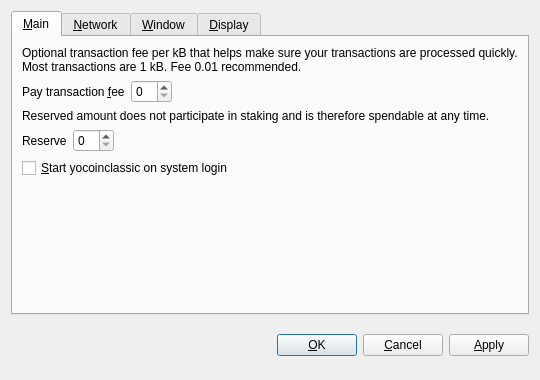
<?xml version="1.0" encoding="UTF-8"?>
<ui version="4.0">
 <class>OptionsDialog</class>
 <widget class="QDialog" name="OptionsDialog">
  <property name="geometry">
   <rect>
    <x>0</x>
    <y>0</y>
    <width>540</width>
    <height>380</height>
   </rect>
  </property>
  <property name="windowTitle">
   <string>Options</string>
  </property>
  <property name="modal">
   <bool>true</bool>
  </property>
  <layout class="QVBoxLayout" name="verticalLayout">
   <item>
    <widget class="QTabWidget" name="tabWidget">
     <property name="tabPosition">
      <enum>QTabWidget::North</enum>
     </property>
     <property name="currentIndex">
      <number>0</number>
     </property>
     <widget class="QWidget" name="tabMain">
      <attribute name="title">
       <string>&amp;Main</string>
      </attribute>
      <layout class="QVBoxLayout" name="verticalLayout_Main">
       <item>
        <widget class="QLabel" name="transactionFeeInfoLabel">
         <property name="text">
          <string>Optional transaction fee per kB that helps make sure your transactions are processed quickly. Most transactions are 1 kB. Fee 0.01 recommended.</string>
         </property>
         <property name="textFormat">
          <enum>Qt::PlainText</enum>
         </property>
         <property name="wordWrap">
          <bool>true</bool>
         </property>
        </widget>
       </item>
       <item>
        <layout class="QHBoxLayout" name="horizontalLayoutFee">
         <item>
          <widget class="QLabel" name="transactionFeeLabel">
           <property name="text">
            <string>Pay transaction &amp;fee</string>
           </property>
           <property name="textFormat">
            <enum>Qt::PlainText</enum>
           </property>
           <property name="buddy">
            <cstring>transactionFee</cstring>
           </property>
          </widget>
         </item>
         <item>
          <widget class="BitcoinAmountField" name="transactionFee"/>
         </item>
         <item>
          <spacer name="horizontalSpacerFee">
           <property name="orientation">
            <enum>Qt::Horizontal</enum>
           </property>
           <property name="sizeHint" stdset="0">
            <size>
             <width>40</width>
             <height>20</height>
            </size>
           </property>
          </spacer>
         </item>
        </layout>
       </item>
       <item>
        <widget class="QLabel" name="reserveBalanceInfoLabel">
         <property name="text">
          <string>Reserved amount does not participate in staking and is therefore spendable at any time.</string>
         </property>
         <property name="textFormat">
          <enum>Qt::PlainText</enum>
         </property>
         <property name="wordWrap">
          <bool>true</bool>
         </property>
        </widget>
       </item>
       <item>
        <layout class="QHBoxLayout" name="horizontalLayoutReserveBalance">
         <item>
          <widget class="QLabel" name="reserveBalanceLabel">
           <property name="text">
            <string>Reserve</string>
           </property>
           <property name="textFormat">
            <enum>Qt::PlainText</enum>
           </property>
           <property name="buddy">
            <cstring>reserveBalance</cstring>
           </property>
          </widget>
         </item>
         <item>
          <widget class="BitcoinAmountField" name="reserveBalance"/>
         </item>
         <item>
          <spacer name="horizontalSpacerReserveBalance">
           <property name="orientation">
            <enum>Qt::Horizontal</enum>
           </property>
           <property name="sizeHint" stdset="0">
            <size>
             <width>40</width>
             <height>20</height>
            </size>
           </property>
          </spacer>
         </item>
        </layout>
       </item>
       <item>
        <widget class="QCheckBox" name="bitcoinAtStartup">
         <property name="toolTip">
          <string>Automatically start yocoinclassic after logging in to the system.</string>
         </property>
         <property name="text">
          <string>&amp;Start yocoinclassic on system login</string>
         </property>
        </widget>
       </item>
       <item>
        <spacer name="verticalSpacer_Main">
         <property name="orientation">
          <enum>Qt::Vertical</enum>
         </property>
         <property name="sizeHint" stdset="0">
          <size>
           <width>20</width>
           <height>40</height>
          </size>
         </property>
        </spacer>
       </item>
      </layout>
     </widget>
     <widget class="QWidget" name="tabNetwork">
      <attribute name="title">
       <string>&amp;Network</string>
      </attribute>
      <layout class="QVBoxLayout" name="verticalLayout_Network">
       <item>
        <widget class="QCheckBox" name="mapPortUpnp">
         <property name="toolTip">
          <string>Automatically open the yocoinclassic client port on the router. This only works when your router supports UPnP and it is enabled.</string>
         </property>
         <property name="text">
          <string>Map port using &amp;UPnP</string>
         </property>
        </widget>
       </item>
       <item>
        <widget class="QCheckBox" name="connectSocks">
         <property name="toolTip">
          <string>Connect to the yocoinclassic network through a SOCKS proxy (e.g. when connecting through Tor).</string>
         </property>
         <property name="text">
          <string>&amp;Connect through SOCKS proxy:</string>
         </property>
        </widget>
       </item>
       <item>
        <layout class="QHBoxLayout" name="horizontalLayout_Network">
         <item>
          <widget class="QLabel" name="proxyIpLabel">
           <property name="text">
            <string>Proxy &amp;IP:</string>
           </property>
           <property name="textFormat">
            <enum>Qt::PlainText</enum>
           </property>
           <property name="buddy">
            <cstring>proxyIp</cstring>
           </property>
          </widget>
         </item>
         <item>
          <widget class="QValidatedLineEdit" name="proxyIp">
           <property name="maximumSize">
            <size>
             <width>140</width>
             <height>16777215</height>
            </size>
           </property>
           <property name="toolTip">
            <string>IP address of the proxy (e.g. 127.0.0.1)</string>
           </property>
          </widget>
         </item>
         <item>
          <widget class="QLabel" name="proxyPortLabel">
           <property name="text">
            <string>&amp;Port:</string>
           </property>
           <property name="textFormat">
            <enum>Qt::PlainText</enum>
           </property>
           <property name="buddy">
            <cstring>proxyPort</cstring>
           </property>
          </widget>
         </item>
         <item>
          <widget class="QLineEdit" name="proxyPort">
           <property name="maximumSize">
            <size>
             <width>55</width>
             <height>16777215</height>
            </size>
           </property>
           <property name="toolTip">
            <string>Port of the proxy (e.g. 9050)</string>
           </property>
          </widget>
         </item>
         <item>
          <widget class="QLabel" name="socksVersionLabel">
           <property name="text">
            <string>SOCKS &amp;Version:</string>
           </property>
           <property name="textFormat">
            <enum>Qt::PlainText</enum>
           </property>
           <property name="buddy">
            <cstring>socksVersion</cstring>
           </property>
          </widget>
         </item>
         <item>
          <widget class="QValueComboBox" name="socksVersion">
           <property name="toolTip">
            <string>SOCKS version of the proxy (e.g. 5)</string>
           </property>
          </widget>
         </item>
         <item>
          <spacer name="horizontalSpacer_Network">
           <property name="orientation">
            <enum>Qt::Horizontal</enum>
           </property>
           <property name="sizeHint" stdset="0">
            <size>
             <width>40</width>
             <height>20</height>
            </size>
           </property>
          </spacer>
         </item>
        </layout>
       </item>
       <item>
        <spacer name="verticalSpacer_Network">
         <property name="orientation">
          <enum>Qt::Vertical</enum>
         </property>
         <property name="sizeHint" stdset="0">
          <size>
           <width>20</width>
           <height>40</height>
          </size>
         </property>
        </spacer>
       </item>
      </layout>
     </widget>
     <widget class="QWidget" name="tabWindow">
      <attribute name="title">
       <string>&amp;Window</string>
      </attribute>
      <layout class="QVBoxLayout" name="verticalLayout_Window">
       <item>
        <widget class="QCheckBox" name="minimizeToTray">
         <property name="toolTip">
          <string>Show only a tray icon after minimizing the window.</string>
         </property>
         <property name="text">
          <string>&amp;Minimize to the tray instead of the taskbar</string>
         </property>
        </widget>
       </item>
       <item>
        <widget class="QCheckBox" name="minimizeOnClose">
         <property name="toolTip">
          <string>Minimize instead of exit the application when the window is closed. When this option is enabled, the application will be closed only after selecting Quit in the menu.</string>
         </property>
         <property name="text">
          <string>M&amp;inimize on close</string>
         </property>
        </widget>
       </item>
       <item>
        <spacer name="verticalSpacer_Window">
         <property name="orientation">
          <enum>Qt::Vertical</enum>
         </property>
         <property name="sizeHint" stdset="0">
          <size>
           <width>20</width>
           <height>40</height>
          </size>
         </property>
        </spacer>
       </item>
      </layout>
     </widget>
     <widget class="QWidget" name="tabDisplay">
      <attribute name="title">
       <string>&amp;Display</string>
      </attribute>
      <layout class="QVBoxLayout" name="verticalLayout_Display">
       <item>
        <layout class="QHBoxLayout" name="horizontalLayout_1_Display">
         <item>
          <widget class="QLabel" name="langLabel">
           <property name="text">
            <string>User Interface &amp;language:</string>
           </property>
           <property name="textFormat">
            <enum>Qt::PlainText</enum>
           </property>
           <property name="buddy">
            <cstring>lang</cstring>
           </property>
          </widget>
         </item>
         <item>
          <widget class="QValueComboBox" name="lang">
           <property name="toolTip">
            <string>The user interface language can be set here. This setting will take effect after restarting yocoinclassic.</string>
           </property>
          </widget>
         </item>
        </layout>
       </item>
       <item>
        <layout class="QHBoxLayout" name="horizontalLayout_2_Display">
         <item>
          <widget class="QLabel" name="unitLabel">
           <property name="text">
            <string>&amp;Unit to show amounts in:</string>
           </property>
           <property name="textFormat">
            <enum>Qt::PlainText</enum>
           </property>
           <property name="buddy">
            <cstring>unit</cstring>
           </property>
          </widget>
         </item>
         <item>
          <widget class="QValueComboBox" name="unit">
           <property name="toolTip">
            <string>Choose the default subdivision unit to show in the interface and when sending coins.</string>
           </property>
          </widget>
         </item>
        </layout>
       </item>
       <item>
        <widget class="QCheckBox" name="displayAddresses">
         <property name="toolTip">
          <string>Whether to show yocoinclassic addresses in the transaction list or not.</string>
         </property>
         <property name="text">
          <string>&amp;Display addresses in transaction list</string>
         </property>
        </widget>
       </item>
       <item>
        <widget class="QCheckBox" name="coinControlFeatures">
         <property name="toolTip">
          <string>Whether to show coin control features or not.</string>
         </property>
         <property name="text">
          <string>Display coin &amp;control features (experts only!)</string>
         </property>
        </widget>
       </item>
       <item>
        <spacer name="verticalSpacer_Display">
         <property name="orientation">
          <enum>Qt::Vertical</enum>
         </property>
         <property name="sizeHint" stdset="0">
          <size>
           <width>20</width>
           <height>40</height>
          </size>
         </property>
        </spacer>
       </item>
      </layout>
     </widget>
    </widget>
   </item>
   <item>
    <layout class="QHBoxLayout" name="horizontalLayout_Buttons">
     <item>
      <spacer name="horizontalSpacer_1">
       <property name="orientation">
        <enum>Qt::Horizontal</enum>
       </property>
       <property name="sizeHint" stdset="0">
        <size>
         <width>40</width>
         <height>48</height>
        </size>
       </property>
      </spacer>
     </item>
     <item>
      <widget class="QLabel" name="statusLabel">
       <property name="font">
        <font>
         <weight>75</weight>
         <bold>true</bold>
        </font>
       </property>
       <property name="text">
        <string/>
       </property>
       <property name="textFormat">
        <enum>Qt::PlainText</enum>
       </property>
       <property name="wordWrap">
        <bool>true</bool>
       </property>
      </widget>
     </item>
     <item>
      <spacer name="horizontalSpacer_2">
       <property name="orientation">
        <enum>Qt::Horizontal</enum>
       </property>
       <property name="sizeHint" stdset="0">
        <size>
         <width>40</width>
         <height>48</height>
        </size>
       </property>
      </spacer>
     </item>
     <item>
      <widget class="QPushButton" name="okButton">
       <property name="text">
        <string>&amp;OK</string>
       </property>
      </widget>
     </item>
     <item>
      <widget class="QPushButton" name="cancelButton">
       <property name="text">
        <string>&amp;Cancel</string>
       </property>
       <property name="autoDefault">
        <bool>false</bool>
       </property>
      </widget>
     </item>
     <item>
      <widget class="QPushButton" name="applyButton">
       <property name="text">
        <string>&amp;Apply</string>
       </property>
       <property name="autoDefault">
        <bool>false</bool>
       </property>
      </widget>
     </item>
    </layout>
   </item>
  </layout>
 </widget>
 <customwidgets>
  <customwidget>
   <class>BitcoinAmountField</class>
   <extends>QSpinBox</extends>
   <header>bitcoinamountfield.h</header>
  </customwidget>
  <customwidget>
   <class>QValueComboBox</class>
   <extends>QComboBox</extends>
   <header>qvaluecombobox.h</header>
  </customwidget>
  <customwidget>
   <class>QValidatedLineEdit</class>
   <extends>QLineEdit</extends>
   <header>qvalidatedlineedit.h</header>
  </customwidget>
 </customwidgets>
 <resources/>
 <connections/>
</ui>
